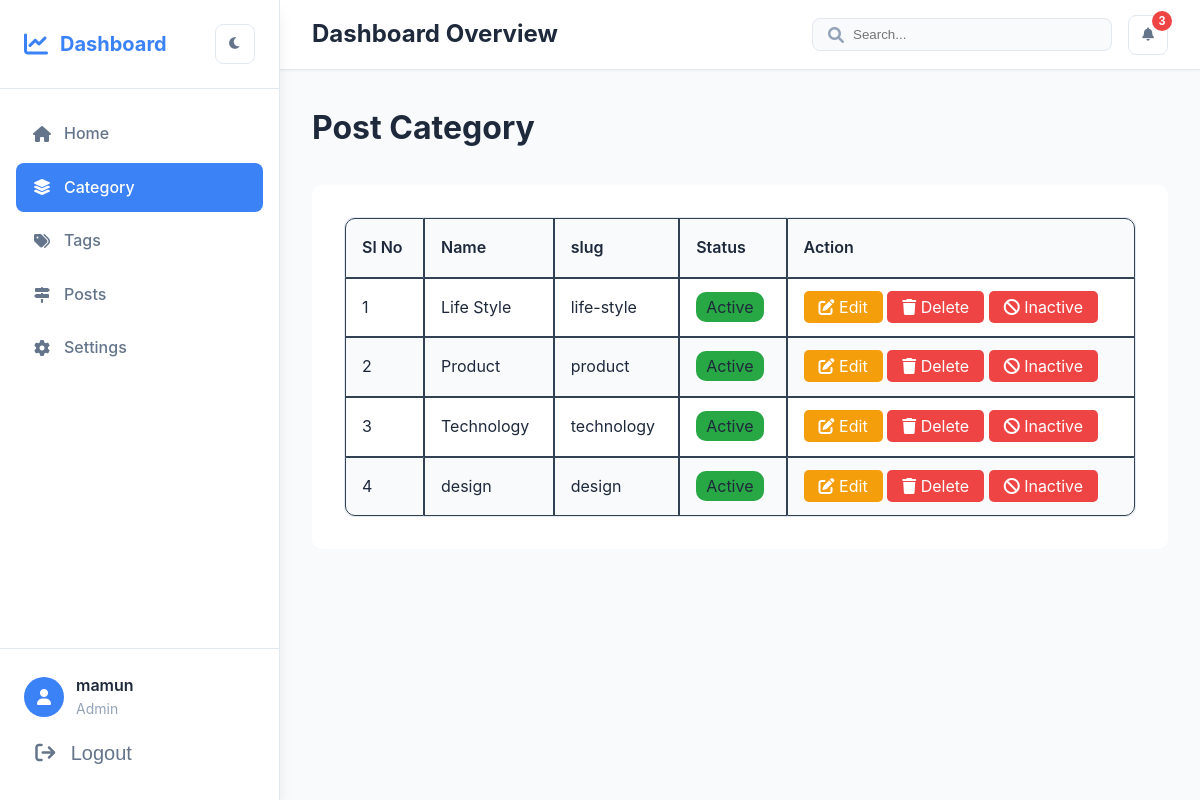
The app's page /backend/category/ (signed in) with its own data.
### blog/models.py (models this page shows, shortened)
class Category(models.Model):
    name = models.CharField(max_length=200)
    slug = models.SlugField(max_length=200, unique=True)
    active = models.BooleanField(default=True)
    created_at = models.DateTimeField(auto_now_add=True)
    updated_at = models.DateTimeField(auto_now=True)
    class Meta:
        ordering = ['-created_at']

### blog/views.py (the view, shortened to what this page needs)
# urls.py: path('backend/category/', views.category_list, name='category_list'),
@login_required(login_url='login')
def category_list(request):
    if  not checkUserPermission(request, 'can_view', '/backend/category'):
        return render(request, '403.html')
    categories = Category.objects.all()
    context = {
        'categories': categories
    }
    return render(request, 'post_category/category_list.html', context)

### common/context_processors.py (called while the page is built)
def menu_permissions(request):
    if not request.user.is_authenticated:
        return {}
    return {
        'can_view_categories': request.user.is_superuser or checkUserPermission(request, 'can_view', '/backend/category'),
        'can_add_categories': request.user.is_superuser or checkUserPermission(request, 'can_add', '/backend/category'),
        'can_view_tags': request.user.is_superuser or checkUserPermission(request, 'can_view', '/backend/tags'),
        'can_add_tags': request.user.is_superuser or checkUserPermission(request, 'can_add', '/backend/tags'),
        'can_view_posts': request.user.is_superuser or checkUserPermission(request, 'can_view', '/backend/post'),
    }

### core/permissions.py (called while the page is built, shortened)
def checkUserPermission(request, accessType, menuUrl):
    try:
        user_permissions = {
            'can_view': 'can_view',
            'can_add': 'can_add',
            'can_edit': 'can_edit',
            'can_delete': 'can_delete',
        }
        if request.user.is_superuser:
            return True
    except:
        return False

### blog/templates/post_category/category_list.html (shortened to what this page needs)
{% extends 'dashboard.html' %}
{% load static %}
{% block content %}
    <h1>Post Category</h1>
    <div class="post_container">
        <table class="table_border_radius">
            <thead>
                <th>Sl No</th>
                <th>Name</th>
                <th>slug</th>
                <th>Status</th>
                <th>Action</th>
            </thead>
            <tbody>
                {% for category in categories %}
                    <tr>
                        <td>
                            {{ forloop.counter }}
                        </td>
                        <td>
                            {{ category.name }}
                        </td>
                        <td>
                            {{ category.slug }}
                        </td>
                        <td>
                            {% if category.active == True %}
                                <span class="badge bg-success">Active</span>
                            {% else %}
                                <span class="badge bg-danger">Inactive</span>
                            {% endif %}
                        </td>
                        <td>
                            <a href="{% url 'category_update' category.id %}" class="edit_btn"><i class="fa fa-edit"></i> Edit</a>
                            <a href="{% url 'category_delete' category.id %}" class="delete_btn"><i class="fa fa-trash"></i> Delete</a>
                            {% if category.active == True %}
                                <a href="{% url 'category_inactive' category.id %}" class="delete_btn"><i class="fa fa-ban"></i> Inactive</a>
                            {% else %}
                                <a href="{% url 'category_active' category.id %}" class="btn-success"><i class="fa fa-check"></i> Active</a>
                            {% endif %}
                        </td>
                    </tr>
                {% endfor %}
            </tbody>
        </table>
    </div>
{% endblock content %}

### templates/dashboard.html (shortened to what this page needs)
{% load static %}
<!DOCTYPE html>
<html lang="en">
<head>
    <link rel="stylesheet" href="{% static 'dashboard/styles.css' %}">
    <link href="https://cdnjs.cloudflare.com/ajax/libs/font-awesome/6.0.0/css/all.min.css" rel="stylesheet">
</head>
<body>
    <div class="dashboard">
        <aside class="sidebar">
            <div class="sidebar-header">
                <div class="logo">
                    <i class="fas fa-chart-line"></i>
                    <span>Dashboard</span>
                </div>
                <button class="theme-toggle" id="themeToggle">
                    <i class="fas fa-moon"></i>
                </button>
            </div>
            <nav class="sidebar-nav">
                <ul>
                    <li class="nav-item {% if 'dashboard' in request.path %}active{% endif %}">
                        <a href="{% url 'dashboard' %}" class="nav-link">
                            <i class="fas fa-home"></i>
                            <span>Home</span>
                        </a>
                    </li>
                    {% if can_view_categories %}
                    <li class="nav-item {% if 'category_list' in request.path %}active{% endif %}">
                        <a href="{% url 'category_list' %}" class="nav-link">
                            <i class="fa-solid fa-layer-group"></i>
                            <span>Category</span>
                        </a>
                    </li>
                    {% endif %}
                    {% if can_view_tags %}
                    <li class="nav-item {% if 'tags_list' in request.path %}active{% endif %}">
                        <a href="{% url 'tags_list' %}" class="nav-link">
                            <i class="fa fa-tags"></i>
                            <span>Tags</span>
                        </a>
                    </li>
                    {% endif %}
                    {% if can_view_posts %}
                    <li class="nav-item {% if 'post_list' in request.path %}active{% endif %}">
                        <a href="{% url 'post_list' %}" class="nav-link">
                            <i class="fa-solid fa-signs-post"></i>
                            <span>Posts</span>
                        </a>
                    </li>
                    {% endif %}
                    <li class="nav-item {% if 'profile_settings' in request.path %}active{% endif %}">
                        <a href="{% url 'profile_settings' %}" class="nav-link">
                            <i class="fas fa-cog"></i>
                            <span>Settings</span>
                        </a>
                    </li>
                </ul>
            </nav>
            <div class="sidebar-footer">
                <div class="user-profile">
                    <div class="user-avatar">
                        <i class="fas fa-user"></i>
                    </div>
                    <div class="user-info">
                        <span class="user-name">{{ user.username }}</span>
                        <span class="user-role">{% if user.is_superuser %}Admin{% else %}User{% endif %}</span>
                    </div>
                </div>
                <div class="logout-info">
                    <form action="{% url 'logout' %}" method="POST">
                        <button type="submit" class="logout-btn">
                            <i class="fa fa-sign-out"></i>
                            <span>Logout</span>
                        </button>
                    </form>
                </div>
            </div>
        </aside>
        <main class="main-content">
            <header class="main-header">
                <div class="header-left">
                    <h1>Dashboard Overview</h1>
                </div>
                <div class="header-right">
                    <div class="search-box">
                        <i class="fas fa-search"></i>
                        <input type="text" placeholder="Search...">
                    </div>
                    <button class="notification-btn">
                        <i class="fas fa-bell"></i>
                        <span class="notification-badge">3</span>
                    </button>
                </div>
            </header>
            <div class="content">
               {% block content %}{% endblock content %}
            </div>
        </main>
    </div>
</body>
</html>

### blog/templates/post_category/category_list.html (style rules this page uses)
.post_container { max-width: 1200px; margin: auto; margin-top: 2rem; padding: 2rem; background: var(--bg-primary); color: var(--text-primary); border-radius: 10px; }
.table_border_radius { border-collapse: separate !important; border-spacing: 0; width: 100%; border: solid var(--border-color) 1px; border-radius: 10px; }
.table_border_radius th, .table_border_radius td { padding: 1rem; color: var(--text-primary); border: 1px solid var(--border-secondary); text-align: left; }
.table_border_radius thead { background: var(--bg-secondary); }
.table_border_radius tr:nth-child(even) { background: var(--bg-secondary); }
.table_border_radius th:first-child { border-top-left-radius: 10px; }
.table_border_radius th:last-child { border-top-right-radius: 10px; }
.table_border_radius tr:last-child td:first-child { border-bottom-left-radius: 10px; }
.table_border_radius tr:last-child td:last-child { border-bottom-right-radius: 10px; }
.table_border_radius th { font-weight: 600; }
.edit_btn { background: #f59e0b; padding: 6px 15px; border-radius: 5px; text-decoration: none; color: white; }
.delete_btn { background: #ef4444; padding: 6px 15px; border-radius: 5px; text-decoration: none; color: white; }
.badge { padding: 5px 10px; border-radius: 10px; }
.bg-success { background: #28a745; }

### records on screen
Category: name "Life Style", slug "life-style", active "Active"
Category: name "Product", slug "product", active "Active"
Category: name "Technology", slug "technology", active "Active"
Category: name "design", slug "design", active "Active"

### other values on screen
{{ user.username }} "mamun"
